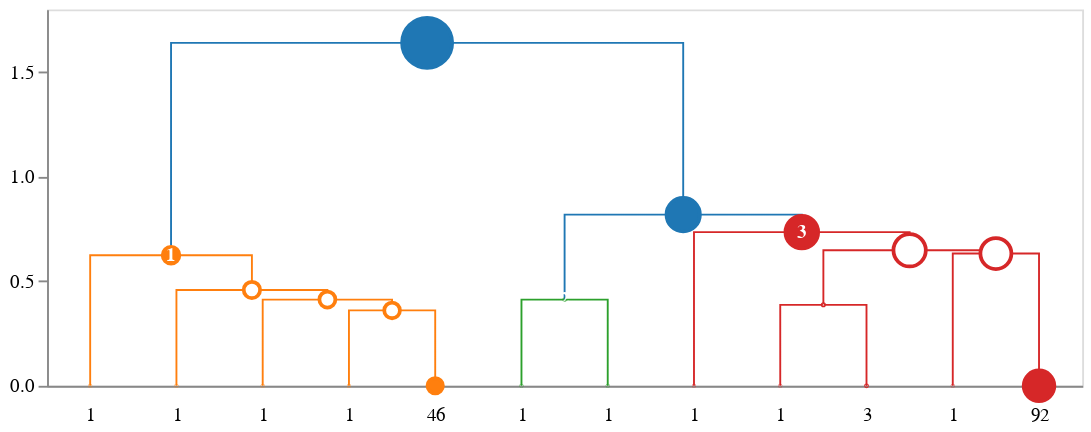

Here is the notebook cell this chart was saved with:
### Markdown cell above
## Postprocessing

Any attribute of a node or a link can also be adjusted after the dendrogram object has been created. Here's an example where radii of nodes are adjusted based on number of observations they represent.

### Code cell
idd = idendrogram.idendrogram()
idd.set_cluster_info(cl_data)
dendrogram = idd.create_dendrogram()

for n in dendrogram.nodes:
    obs_count = int(idendrogram.callbacks.counts(cl_data, n.id))
    n.radius = obs_count / 10


to_altair(dendrogram=dendrogram, height=200, width=629)

### Figure 1 — Vega-Lite specification as saved in the notebook (floating-point values rounded to 4 significant figures)
{"layer": [{"data": {"name": "data-14cecd4bee7b75d255fafc30acb8179d"}, "mark": "line", "encoding": {"color": {"field": "fillcolor", "legend": null, "scale": null, "type": "nominal"}, "detail": {"field": "index", "type": "quantitative"}, "order": {"field": "_order_helper", "type": "quantitative"}, "strokeDash": {"field": "strokedash", "legend": null, "scale": null, "type": "nominal"}, "strokeOpacity": {"field": "strokeopacity", "legend": null, "scale": null, "type": "quantitative"}, "strokeWidth": {"field": "strokewidth", "legend": null, "scale": null, "type": "quantitative"}, "x": {"axis": {"grid": false, "labelAngle": 0, "labelExpr": "datum.value == 5.0 ? '1' : datum.value == 15.0 ? '1' : datum.value == 25.0 ? '1' : datum.value == 35.0 ? '1' : datum.value == 45.0 ? '46' : datum.value == 55.0 ? '1' : datum.value == 65.0 ? '1' : datum.value == 75.0 ? '1' : datum.value == 85.0 ? '1' : datum.value == 95.0 ? '3' : datum.value == 105.0 ? '1' : datum.value == 115.0 ? '92' : ''", "labelPadding": 10, "orient": "bottom", "ticks": false, "values": [5.0, 15.0, 25.0, 35.0, 45.0, 55.0, 65.0, 75.0, 85.0, 95.0, 105.0, 115.0]}, "field": "x", "title": null, "type": "quantitative"}, "y": {"axis": {"grid": false}, "field": "y", "scale": {"reverse": false, "type": "linear"}, "title": null, "type": "quantitative"}}}, {"layer": [{"layer": [{"mark": "point", "encoding": {"fill": {"field": "fillcolor", "scale": null, "type": "nominal"}, "opacity": {"field": "opacity", "scale": null, "type": "quantitative"}, "size": {"field": "size", "scale": null, "type": "quantitative"}, "stroke": {"field": "edgecolor", "scale": null, "type": "nominal"}, "tooltip": {"field": "hovertext", "type": "nominal"}, "x": {"axis": {"grid": false, "labelAngle": 0, "labelExpr": "datum.value == 5.0 ? '1' : datum.value == 15.0 ? '1' : datum.value == 25.0 ? '1' : datum.value == 35.0 ? '1' : datum.value == 45.0 ? '46' : datum.value == 55.0 ? '1' : datum.value == 65.0 ? '1' : datum.value == 75.0 ? '1' : datum.value == 85.0 ? '1' : datum.value == 95.0 ? '3' : datum.value == 105.0 ? '1' : datum.value == 115.0 ? '92' : ''", "labelPadding": 10, "orient": "bottom", "ticks": false, "values": [5.0, 15.0, 25.0, 35.0, 45.0, 55.0, 65.0, 75.0, 85.0, 95.0, 105.0, 115.0]}, "field": "x", "title": null, "type": "quantitative"}, "y": {"axis": {"grid": false}, "field": "y", "scale": {"reverse": false, "type": "linear"}, "title": null, "type": "quantitative"}}}, {"mark": {"type": "text", "fontWeight": "bold"}, "encoding": {"color": {"field": "labelcolor", "scale": null, "type": "nominal"}, "size": {"field": "labelsize", "scale": null, "type": "quantitative"}, "text": {"field": "label", "type": "nominal"}, "tooltip": {"field": "hovertext", "type": "nominal"}, "x": {"axis": {"grid": false, "labelAngle": 0, "labelExpr": "datum.value == 5.0 ? '1' : datum.value == 15.0 ? '1' : datum.value == 25.0 ? '1' : datum.value == 35.0 ? '1' : datum.value == 45.0 ? '46' : datum.value == 55.0 ? '1' : datum.value == 65.0 ? '1' : datum.value == 75.0 ? '1' : datum.value == 85.0 ? '1' : datum.value == 95.0 ? '3' : datum.value == 105.0 ? '1' : datum.value == 115.0 ? '92' : ''", "labelPadding": 10, "orient": "bottom", "ticks": false, "values": [5.0, 15.0, 25.0, 35.0, 45.0, 55.0, 65.0, 75.0, 85.0, 95.0, 105.0, 115.0]}, "field": "x", "title": null, "type": "quantitative"}, "y": {"axis": {"grid": false}, "field": "y", "scale": {"reverse": false, "type": "linear"}, "title": null, "type": "quantitative"}}}]}], "data": {"name": "data-37e7f5cd642ece248f28fb03f53eaab7"}}], "height": 200, "width": 550, "$schema": "https://vega.github.io/schema/vega-lite/v4.17.0.json", "datasets": {"data-14cecd4bee7b75d255fafc30acb8179d": [{"index": 0, "x": 35.0, "y": 0.0, "fillcolor": "#ff7f0e", "id": 269, "children_id": [15, 263], "cluster_id": null, "strokewidth": 1.0, "strokedash": [1, 0], "strokeopacity": 1.0, "_order_helper": 0}, {"index": 0, "x": 35.0, "y": 0.3606, "fillcolor": "#ff7f0e", "id": 269, "children_id": [15, 263], "cluster_id": null, "strokewidth": 1.0, "strokedash": [1, 0], "strokeopacity": 1.0, "_order_helper": 1}, {"index": 0, "x": 45.0, "y": 0.3606, "fillcolor": "#ff7f0e", "id": 269, "children_id": [15, 263], "cluster_id": null, "strokewidth": 1.0, "strokedash": [1, 0], "strokeopacity": 1.0, "_order_helper": 2}, {"index": 0, "x": 45.0, "y": 0.0, "fillcolor": "#ff7f0e", "id": 269, "children_id": [15, 263], "cluster_id": null, "strokewidth": 1.0, "strokedash": [1, 0], "strokeopacity": 1.0, "_order_helper": 3}, {"index": 1, "x": 25.0, "y": 0.0, "fillcolor": "#ff7f0e", "id": 278, "children_id": [14, 269], "cluster_id": null, "strokewidth": 1.0, "strokedash": [1, 0], "strokeopacity": 1.0, "_order_helper": 0}, {"index": 1, "x": 25.0, "y": 0.4123, "fillcolor": "#ff7f0e", "id": 278, "children_id": [14, 269], "cluster_id": null, "strokewidth": 1.0, "strokedash": [1, 0], "strokeopacity": 1.0, "_order_helper": 1}, {"index": 1, "x": 40.0, "y": 0.4123, "fillcolor": "#ff7f0e", "id": 278, "children_id": [14, 269], "cluster_id": null, "strokewidth": 1.0, "strokedash": [1, 0], "strokeopacity": 1.0, "_order_helper": 2}, {"index": 1, "x": 40.0, "y": 0.3606, "fillcolor": "#ff7f0e", "id": 278, "children_id": [14, 269], "cluster_id": null, "strokewidth": 1.0, "strokedash": [1, 0], "strokeopacity": 1.0, "_order_helper": 3}, {"index": 2, "x": 15.0, "y": 0.0, "fillcolor": "#ff7f0e", "id": 285, "children_id": [22, 278], "cluster_id": null, "strokewidth": 1.0, "strokedash": [1, 0], "strokeopacity": 1.0, "_order_helper": 0}, {"index": 2, "x": 15.0, "y": 0.4583, "fillcolor": "#ff7f0e", "id": 285, "children_id": [22, 278], "cluster_id": null, "strokewidth": 1.0, "strokedash": [1, 0], "strokeopacity": 1.0, "_order_helper": 1}, {"index": 2, "x": 32.5, "y": 0.4583, "fillcolor": "#ff7f0e", "id": 285, "children_id": [22, 278], "cluster_id": null, "strokewidth": 1.0, "strokedash": [1, 0], "strokeopacity": 1.0, "_order_helper": 2}, {"index": 2, "x": 32.5, "y": 0.4123, "fillcolor": "#ff7f0e", "id": 285, "children_id": [22, 278], "cluster_id": null, "strokewidth": 1.0, "strokedash": [1, 0], "strokeopacity": 1.0, "_order_helper": 3}, {"index": 3, "x": 5.0, "y": 0.0, "fillcolor": "#ff7f0e", "id": 293, "children_id": [41, 285], "cluster_id": 1.0, "strokewidth": 1.0, "strokedash": [1, 0], "strokeopacity": 1.0, "_order_helper": 0}, {"index": 3, "x": 5.0, "y": 0.6245, "fillcolor": "#ff7f0e", "id": 293, "children_id": [41, 285], "cluster_id": 1.0, "strokewidth": 1.0, "strokedash": [1, 0], "strokeopacity": 1.0, "_order_helper": 1}, {"index": 3, "x": 23.75, "y": 0.6245, "fillcolor": "#ff7f0e", "id": 293, "children_id": [41, 285], "cluster_id": 1.0, "strokewidth": 1.0, "strokedash": [1, 0], "strokeopacity": 1.0, "_order_helper": 2}, {"index": 3, "x": 23.75, "y": 0.4583, "fillcolor": "#ff7f0e", "id": 293, "children_id": [41, 285], "cluster_id": 1.0, "strokewidth": 1.0, "strokedash": [1, 0], "strokeopacity": 1.0, "_order_helper": 3}, {"index": 4, "x": 55.0, "y": 0.0, "fillcolor": "#2ca02c", "id": 279, "children_id": [117, 131], "cluster_id": 2.0, "strokewidth": 1.0, "strokedash": [1, 0], "strokeopacity": 1.0, "_order_helper": 0}, {"index": 4, "x": 55.0, "y": 0.4123, "fillcolor": "#2ca02c", "id": 279, "children_id": [117, 131], "cluster_id": 2.0, "strokewidth": 1.0, "strokedash": [1, 0], "strokeopacity": 1.0, "_order_helper": 1}, {"index": 4, "x": 65.0, "y": 0.4123, "fillcolor": "#2ca02c", "id": 279, "children_id": [117, 131], "cluster_id": 2.0, "strokewidth": 1.0, "strokedash": [1, 0], "strokeopacity": 1.0, "_order_helper": 2}, {"index": 4, "x": 65.0, "y": 0.0, "fillcolor": "#2ca02c", "id": 279, "children_id": [117, 131], "cluster_id": 2.0, "strokewidth": 1.0, "strokedash": [1, 0], "strokeopacity": 1.0, "_order_helper": 3}, {"index": 5, "x": 85.0, "y": 0.0, "fillcolor": "#d62728", "id": 273, "children_id": [98, 265], "cluster_id": null, "strokewidth": 1.0, "strokedash": [1, 0], "strokeopacity": 1.0, "_order_helper": 0}, {"index": 5, "x": 85.0, "y": 0.3873, "fillcolor": "#d62728", "id": 273, "children_id": [98, 265], "cluster_id": null, "strokewidth": 1.0, "strokedash": [1, 0], "strokeopacity": 1.0, "_order_helper": 1}, {"index": 5, "x": 95.0, "y": 0.3873, "fillcolor": "#d62728", "id": 273, "children_id": [98, 265], "cluster_id": null, "strokewidth": 1.0, "strokedash": [1, 0], "strokeopacity": 1.0, "_order_helper": 2}, {"index": 5, "x": 95.0, "y": 0.0, "fillcolor": "#d62728", "id": 273, "children_id": [98, 265], "cluster_id": null, "strokewidth": 1.0, "strokedash": [1, 0], "strokeopacity": 1.0, "_order_helper": 3}, {"index": 6, "x": 105.0, "y": 0.0, "fillcolor": "#d62728", "id": 294, "children_id": [109, 292], "cluster_id": null, "strokewidth": 1.0, "strokedash": [1, 0], "strokeopacity": 1.0, "_order_helper": 0}, {"index": 6, "x": 105.0, "y": 0.6325, "fillcolor": "#d62728", "id": 294, "children_id": [109, 292], "cluster_id": null, "strokewidth": 1.0, "strokedash": [1, 0], "strokeopacity": 1.0, "_order_helper": 1}, {"index": 6, "x": 115.0, "y": 0.6325, "fillcolor": "#d62728", "id": 294, "children_id": [109, 292], "cluster_id": null, "strokewidth": 1.0, "strokedash": [1, 0], "strokeopacity": 1.0, "_order_helper": 2}, {"index": 6, "x": 115.0, "y": 0.0, "fillcolor": "#d62728", "id": 294, "children_id": [109, 292], "cluster_id": null, "strokewidth": 1.0, "strokedash": [1, 0], "strokeopacity": 1.0, "_order_helper": 3}, {"index": 7, "x": 90.0, "y": 0.3873, "fillcolor": "#d62728", "id": 295, "children_id": [273, 294], "cluster_id": null, "strokewidth": 1.0, "strokedash": [1, 0], "strokeopacity": 1.0, "_order_helper": 0}, {"index": 7, "x": 90.0, "y": 0.6481, "fillcolor": "#d62728", "id": 295, "children_id": [273, 294], "cluster_id": null, "strokewidth": 1.0, "strokedash": [1, 0], "strokeopacity": 1.0, "_order_helper": 1}, {"index": 7, "x": 110.0, "y": 0.6481, "fillcolor": "#d62728", "id": 295, "children_id": [273, 294], "cluster_id": null, "strokewidth": 1.0, "strokedash": [1, 0], "strokeopacity": 1.0, "_order_helper": 2}, {"index": 7, "x": 110.0, "y": 0.6325, "fillcolor": "#d62728", "id": 295, "children_id": [273, 294], "cluster_id": null, "strokewidth": 1.0, "strokedash": [1, 0], "strokeopacity": 1.0, "_order_helper": 3}, {"index": 8, "x": 75.0, "y": 0.0, "fillcolor": "#d62728", "id": 296, "children_id": [106, 295], "cluster_id": 3.0, "strokewidth": 1.0, "strokedash": [1, 0], "strokeopacity": 1.0, "_order_helper": 0}, {"index": 8, "x": 75.0, "y": 0.7348, "fillcolor": "#d62728", "id": 296, "children_id": [106, 295], "cluster_id": 3.0, "strokewidth": 1.0, "strokedash": [1, 0], "strokeopacity": 1.0, "_order_helper": 1}, {"index": 8, "x": 100.0, "y": 0.7348, "fillcolor": "#d62728", "id": 296, "children_id": [106, 295], "cluster_id": 3.0, "strokewidth": 1.0, "strokedash": [1, 0], "strokeopacity": 1.0, "_order_helper": 2}, {"index": 8, "x": 100.0, "y": 0.6481, "fillcolor": "#d62728", "id": 296, "children_id": [106, 295], "cluster_id": 3.0, "strokewidth": 1.0, "strokedash": [1, 0], "strokeopacity": 1.0, "_order_helper": 3}, {"index": 9, "x": 60.0, "y": 0.4123, "fillcolor": "#1f77b4", "id": 297, "children_id": [279, 296], "cluster_id": null, "strokewidth": 1.0, "strokedash": [1, 0], "strokeopacity": 1.0, "_order_helper": 0}, {"index": 9, "x": 60.0, "y": 0.8185, "fillcolor": "#1f77b4", "id": 297, "children_id": [279, 296], "cluster_id": null, "strokewidth": 1.0, "strokedash": [1, 0], "strokeopacity": 1.0, "_order_helper": 1}, {"index": 9, "x": 87.5, "y": 0.8185, "fillcolor": "#1f77b4", "id": 297, "children_id": [279, 296], "cluster_id": null, "strokewidth": 1.0, "strokedash": [1, 0], "strokeopacity": 1.0, "_order_helper": 2}, {"index": 9, "x": 87.5, "y": 0.7348, "fillcolor": "#1f77b4", "id": 297, "children_id": [279, 296], "cluster_id": null, "strokewidth": 1.0, "strokedash": [1, 0], "strokeopacity": 1.0, "_order_helper": 3}, {"index": 10, "x": 14.38, "y": 0.6245, "fillcolor": "#1f77b4", "id": 298, "children_id": [293, 297], "cluster_id": null, "strokewidth": 1.0, "strokedash": [1, 0], "strokeopacity": 1.0, "_order_helper": 0}, {"index": 10, "x": 14.38, "y": 1.64, "fillcolor": "#1f77b4", "id": 298, "children_id": [293, 297], "cluster_id": null, "strokewidth": 1.0, "strokedash": [1, 0], "strokeopacity": 1.0, "_order_helper": 1}, {"index": 10, "x": 73.75, "y": 1.64, "fillcolor": "#1f77b4", "id": 298, "children_id": [293, 297], "cluster_id": null, "strokewidth": 1.0, "strokedash": [1, 0], "strokeopacity": 1.0, "_order_helper": 2}, {"index": 10, "x": 73.75, "y": 0.8185, "fillcolor": "#1f77b4", "id": 298, "children_id": [293, 297], "cluster_id": null, "strokewidth": 1.0, "strokedash": [1, 0], "strokeopacity": 1.0, "_order_helper": 3}], "data-37e7f5cd642ece248f28fb03f53eaab7": [{"x": 5.0, "y": 0.0, "type": "leaf", "id": 41, "cluster_id": null, "edgecolor": "#ff7f0e", "label": "", "hovertext": {"# of items": "1", "linkage id": 41}, "fillcolor": "#ff7f0e", "radius": 0.1, "opacity": 1.0, "labelsize": 10.0, "labelcolor": "#fff", "_default_leaf_radius": 4.0, "_default_leaf_radius_if_cluster": 7.0, "size": 0.03142}, {"x": 15.0, "y": 0.0, "type": "leaf", "id": 22, "cluster_id": null, "edgecolor": "#ff7f0e", "label": "", "hovertext": {"# of items": "1", "linkage id": 22}, "fillcolor": "#ff7f0e", "radius": 0.1, "opacity": 1.0, "labelsize": 10.0, "labelcolor": "#fff", "_default_leaf_radius": 4.0, "_default_leaf_radius_if_cluster": 7.0, "size": 0.03142}, {"x": 25.0, "y": 0.0, "type": "leaf", "id": 14, "cluster_id": null, "edgecolor": "#ff7f0e", "label": "", "hovertext": {"# of items": "1", "linkage id": 14}, "fillcolor": "#ff7f0e", "radius": 0.1, "opacity": 1.0, "labelsize": 10.0, "labelcolor": "#fff", "_default_leaf_radius": 4.0, "_default_leaf_radius_if_cluster": 7.0, "size": 0.03142}, {"x": 35.0, "y": 0.0, "type": "leaf", "id": 15, "cluster_id": null, "edgecolor": "#ff7f0e", "label": "", "hovertext": {"# of items": "1", "linkage id": 15}, "fillcolor": "#ff7f0e", "radius": 0.1, "opacity": 1.0, "labelsize": 10.0, "labelcolor": "#fff", "_default_leaf_radius": 4.0, "_default_leaf_radius_if_cluster": 7.0, "size": 0.03142}, {"x": 45.0, "y": 0.0, "type": "leaf", "id": 263, "cluster_id": null, "edgecolor": "#ff7f0e", "label": "", "hovertext": {"# of items": "46", "linkage id": 263}, "fillcolor": "#ff7f0e", "radius": 4.6, "opacity": 1.0, "labelsize": 10.0, "labelcolor": "#fff", "_default_leaf_radius": 4.0, "_default_leaf_radius_if_cluster": 7.0, "size": 66.48}, {"x": 55.0, "y": 0.0, "type": "leaf", "id": 117, "cluster_id": null, "edgecolor": "#2ca02c", "label": "", "hovertext": {"# of items": "1", "linkage id": 117}, "fillcolor": "#2ca02c", "radius": 0.1, "opacity": 1.0, "labelsize": 10.0, "labelcolor": "#fff", "_default_leaf_radius": 4.0, "_default_leaf_radius_if_cluster": 7.0, "size": 0.03142}, {"x": 65.0, "y": 0.0, "type": "leaf", "id": 131, "cluster_id": null, "edgecolor": "#2ca02c", "label": "", "hovertext": {"# of items": "1", "linkage id": 131}, "fillcolor": "#2ca02c", "radius": 0.1, "opacity": 1.0, "labelsize": 10.0, "labelcolor": "#fff", "_default_leaf_radius": 4.0, "_default_leaf_radius_if_cluster": 7.0, "size": 0.03142}, {"x": 75.0, "y": 0.0, "type": "leaf", "id": 106, "cluster_id": null, "edgecolor": "#d62728", "label": "", "hovertext": {"# of items": "1", "linkage id": 106}, "fillcolor": "#d62728", "radius": 0.1, "opacity": 1.0, "labelsize": 10.0, "labelcolor": "#fff", "_default_leaf_radius": 4.0, "_default_leaf_radius_if_cluster": 7.0, "size": 0.03142}, {"x": 85.0, "y": 0.0, "type": "leaf", "id": 98, "cluster_id": null, "edgecolor": "#d62728", "label": "", "hovertext": {"# of items": "1", "linkage id": 98}, "fillcolor": "#d62728", "radius": 0.1, "opacity": 1.0, "labelsize": 10.0, "labelcolor": "#fff", "_default_leaf_radius": 4.0, "_default_leaf_radius_if_cluster": 7.0, "size": 0.03142}, {"x": 95.0, "y": 0.0, "type": "leaf", "id": 265, "cluster_id": null, "edgecolor": "#d62728", "label": "", "hovertext": {"# of items": "3", "linkage id": 265}, "fillcolor": "#d62728", "radius": 0.3, "opacity": 1.0, "labelsize": 10.0, "labelcolor": "#fff", "_default_leaf_radius": 4.0, "_default_leaf_radius_if_cluster": 7.0, "size": 0.2827}, {"x": 105.0, "y": 0.0, "type": "leaf", "id": 109, "cluster_id": null, "edgecolor": "#d62728", "label": "", "hovertext": {"# of items": "1", "linkage id": 109}, "fillcolor": "#d62728", "radius": 0.1, "opacity": 1.0, "labelsize": 10.0, "labelcolor": "#fff", "_default_leaf_radius": 4.0, "_default_leaf_radius_if_cluster": 7.0, "size": 0.03142}, {"x": 115.0, "y": 0.0, "type": "leaf", "id": 292, "cluster_id": null, "edgecolor": "#d62728", "label": "", "hovertext": {"# of items": "92", "linkage id": 292}, "fillcolor": "#d62728", "radius": 9.2, "opacity": 1.0, "labelsize": 10.0, "labelcolor": "#fff", "_default_leaf_radius": 4.0, "_default_leaf_radius_if_cluster": 7.0, "size": 265.9}, {"x": 40.0, "y": 0.3606, "type": "subcluster", "id": 269, "cluster_id": null, "edgecolor": "#ff7f0e", "label": "", "hovertext": {"# of items": "47", "linkage id": 269}, "fillcolor": "#fff", "radius": 4.7, "opacity": 1.0, "labelsize": 10.0, "labelcolor": "#fff", "_default_leaf_radius": 4.0, "_default_leaf_radius_if_cluster": 7.0, "size": 69.4}, {"x": 32.5, "y": 0.4123, "type": "subcluster", "id": 278, "cluster_id": null, "edgecolor": "#ff7f0e", "label": "", "hovertext": {"# of items": "48", "linkage id": 278}, "fillcolor": "#fff", "radius": 4.8, "opacity": 1.0, "labelsize": 10.0, "labelcolor": "#fff", "_default_leaf_radius": 4.0, "_default_leaf_radius_if_cluster": 7.0, "size": 72.38}, {"x": 23.75, "y": 0.4583, "type": "subcluster", "id": 285, "cluster_id": null, "edgecolor": "#ff7f0e", "label": "", "hovertext": {"# of items": "49", "linkage id": 285}, "fillcolor": "#fff", "radius": 4.9, "opacity": 1.0, "labelsize": 10.0, "labelcolor": "#fff", "_default_leaf_radius": 4.0, "_default_leaf_radius_if_cluster": 7.0, "size": 75.43}, {"x": 14.38, "y": 0.6245, "type": "cluster", "id": 293, "cluster_id": 1.0, "edgecolor": "#ff7f0e", "label": "1", "hovertext": {"# of items": "50", "linkage id": 293}, "fillcolor": "#ff7f0e", "radius": 5.0, "opacity": 1.0, "labelsize": 10.0, "labelcolor": "#fff", "_default_leaf_radius": 4.0, "_default_leaf_radius_if_cluster": 7.0, "size": 78.54}, {"x": 60.0, "y": 0.4123, "type": "cluster", "id": 279, "cluster_id": 2.0, "edgecolor": "#2ca02c", "label": "2", "hovertext": {"# of items": "2", "linkage id": 279}, "fillcolor": "#2ca02c", "radius": 0.2, "opacity": 1.0, "labelsize": 10.0, "labelcolor": "#fff", "_default_leaf_radius": 4.0, "_default_leaf_radius_if_cluster": 7.0, "size": 0.1257}, {"x": 90.0, "y": 0.3873, "type": "subcluster", "id": 273, "cluster_id": null, "edgecolor": "#d62728", "label": "", "hovertext": {"# of items": "4", "linkage id": 273}, "fillcolor": "#fff", "radius": 0.4, "opacity": 1.0, "labelsize": 10.0, "labelcolor": "#fff", "_default_leaf_radius": 4.0, "_default_leaf_radius_if_cluster": 7.0, "size": 0.5027}, {"x": 110.0, "y": 0.6325, "type": "subcluster", "id": 294, "cluster_id": null, "edgecolor": "#d62728", "label": "", "hovertext": {"# of items": "93", "linkage id": 294}, "fillcolor": "#fff", "radius": 9.3, "opacity": 1.0, "labelsize": 10.0, "labelcolor": "#fff", "_default_leaf_radius": 4.0, "_default_leaf_radius_if_cluster": 7.0, "size": 271.7}, {"x": 100.0, "y": 0.6481, "type": "subcluster", "id": 295, "cluster_id": null, "edgecolor": "#d62728", "label": "", "hovertext": {"# of items": "97", "linkage id": 295}, "fillcolor": "#fff", "radius": 9.7, "opacity": 1.0, "labelsize": 10.0, "labelcolor": "#fff", "_default_leaf_radius": 4.0, "_default_leaf_radius_if_cluster": 7.0, "size": 295.6}, {"x": 87.5, "y": 0.7348, "type": "cluster", "id": 296, "cluster_id": 3.0, "edgecolor": "#d62728", "label": "3", "hovertext": {"# of items": "98", "linkage id": 296}, "fillcolor": "#d62728", "radius": 9.8, "opacity": 1.0, "labelsize": 10.0, "labelcolor": "#fff", "_default_leaf_radius": 4.0, "_default_leaf_radius_if_cluster": 7.0, "size": 301.7}, {"x": 73.75, "y": 0.8185, "type": "supercluster", "id": 297, "cluster_id": null, "edgecolor": "#1f77b4", "label": "", "hovertext": {"# of items": "100", "linkage id": 297}, "fillcolor": "#1f77b4", "radius": 10.0, "opacity": 1.0, "labelsize": 10.0, "labelcolor": "#fff", "_default_leaf_radius": 4.0, "_default_leaf_radius_if_cluster": 7.0, "size": 314.2}, {"x": 44.06, "y": 1.64, "type": "supercluster", "id": 298, "cluster_id": null, "edgecolor": "#1f77b4", "label": "", "hovertext": {"# of items": "150", "linkage id": 298}, "fillcolor": "#1f77b4", "radius": 15.0, "opacity": 1.0, "labelsize": 10.0, "labelcolor": "#fff", "_default_leaf_radius": 4.0, "_default_leaf_radius_if_cluster": 7.0, "size": 706.9}]}}
